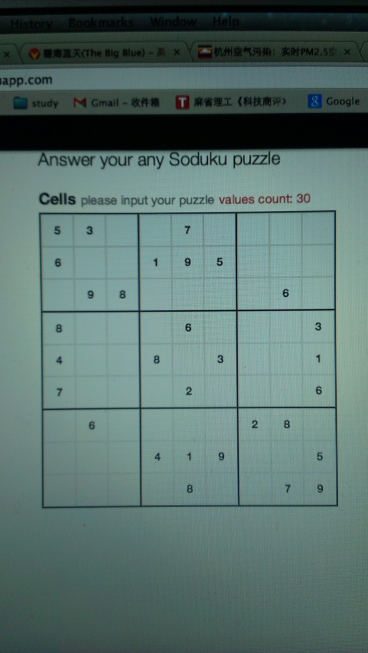
#> input picture resource/example_pics/original.jpg, 736 x 1306 px (shown at 1/2 size)
$ python -i get_square_from_anomalous_contour.py   (imports and definitions only)   (older library calls are emulated)
#> lines starting #> are read from the running program, lines starting #| are printed output that depends on the picture
import numpy
import cv2

from picture_sudoku.helpers.common import Resource, OtherResource
from picture_sudoku.cv2_helpers.image import Image
from picture_sudoku.cv2_helpers.display import Display
from picture_sudoku.cv2_helpers.contour import Contour
from picture_sudoku.cv2_helpers.points import Points
from picture_sudoku.picture_analyzer.polar_lines import PolarLines
from picture_sudoku.picture_analyzer import main_analyzer

SUDOKU_SIZE = 9

def find_vertical_lines(gray_image):
    # gray_image = cv2.GaussianBlur(gray_image,ksize=(5,5), sigmaX=0)
    # let the horizen lines dispear
    dx_image = cv2.Sobel(gray_image,cv2.CV_16S,2,0)
    # convert from dtype=int16 to dtype=uint8
    dx_image = cv2.convertScaleAbs(dx_image)

    # detect the edges
    low_threshold, high_threshold = 40, 80
    cannied_image = cv2.Canny(dx_image, low_threshold, high_threshold)

    lines = PolarLines.find_suitable_lines(cannied_image)
    # show_lines(cannied_image, lines)

    # [5 lines left out: function to_positive_rho, not called in this run]
    # tansfer negative angle to positive
    lines = map(to_positive_rho, lines)

    # [4 lines left out: function filter_line, not called in this run]
    # remove the lines which have large angle
    lines = filter(filter_line, lines)
    # show_lines(cannied_image, lines)

    accuracy_pixs = gray_image.shape[1] / SUDOKU_SIZE *0.3 # 9
    catalogued_lines = PolarLines.catalogue_lines(lines, accuracy_pixs)
    mean_lines = PolarLines.cal_mean_lines(catalogued_lines)
    # all_lines = PolarLines.fill_lost_lines(mean_lines, SUDOKU_SIZE+1)
    # show_lines(cannied_image, all_lines)

    return mean_lines


# [47 lines left out: functions find_horizontal_lines, extract_square_from_contour, not called in this run]


def main():
    contour = numpy.load(Resource.get_path("test/max_contour_with_noises.npy"))
    extract_square_from_contour(contour)


# [3 lines not run here, left out]

>>> import cv2
>>> picture = cv2.imread('../resource/example_pics/original.jpg', cv2.IMREAD_GRAYSCALE)
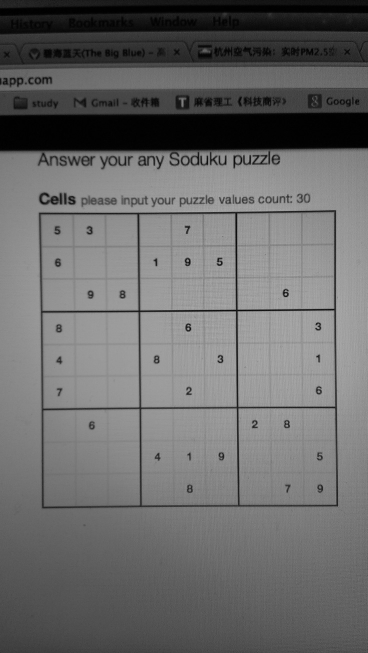
#> picture: shape (1306, 736) (shown at 1/2 size); min 0, max 202, mean 106.8
>>> result = find_vertical_lines(picture)
#> in find_vertical_lines, `dx_image = cv2.Sobel(gray_image,cv2.CV_16S,2,0)`:
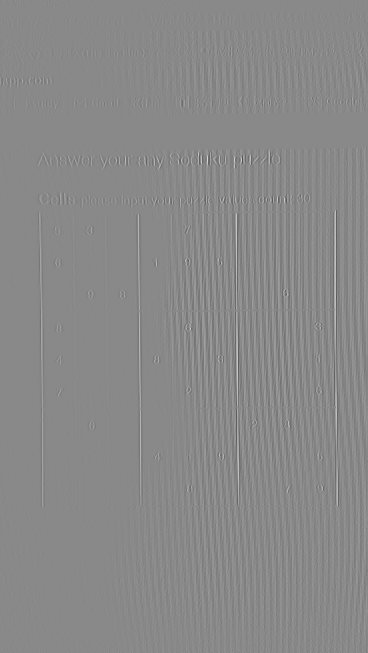
#> dx_image: shape (1306, 736) int16 (shown at 1/2 size); min -607, max 522, mean 0; drawn with min black and max white
#> in find_vertical_lines, `dx_image = cv2.convertScaleAbs(dx_image)`:
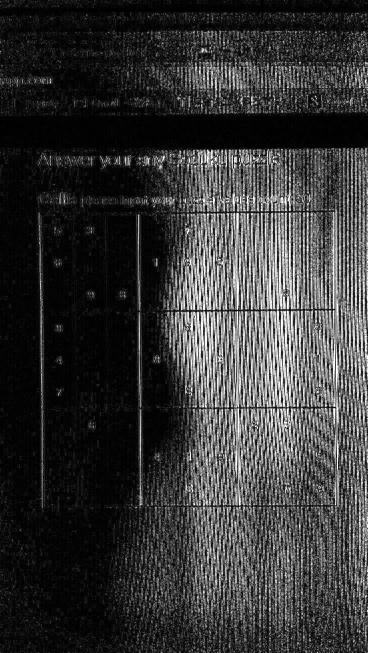
#> dx_image: shape (1306, 736) (shown at 1/2 size); min 0, max 255, mean 54.4
#> in find_vertical_lines, `cannied_image = cv2.Canny(dx_image, low_threshold, high_threshold)`:
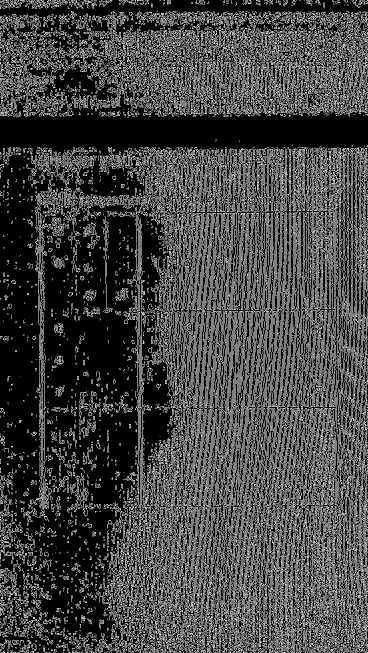
#> cannied_image: shape (1306, 736) (shown at 1/2 size); 26% white in thin lines or dots
#> (the run stopped early here; a loop or call above may not have finished)
